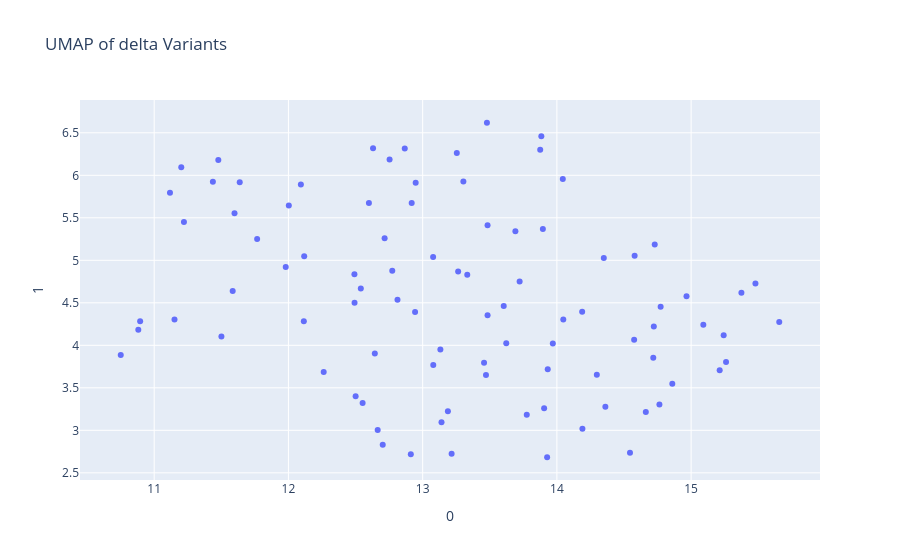
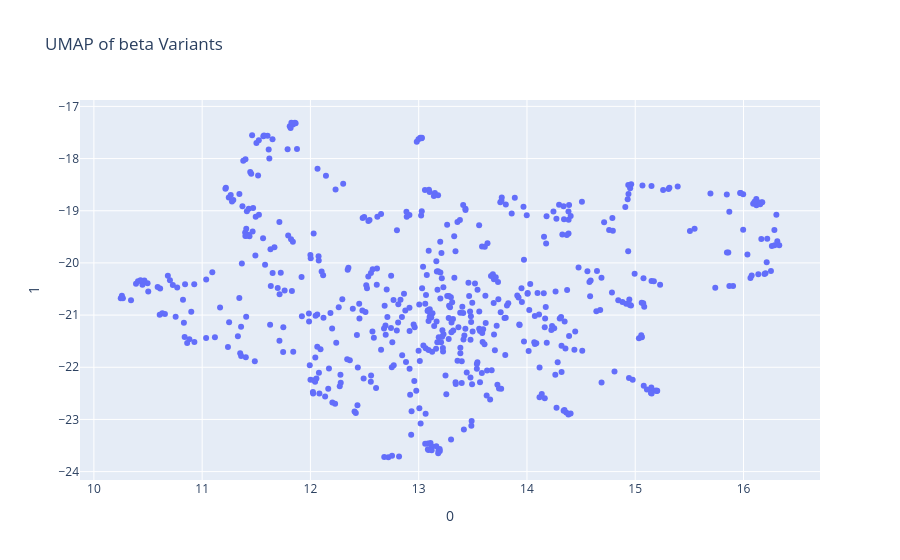
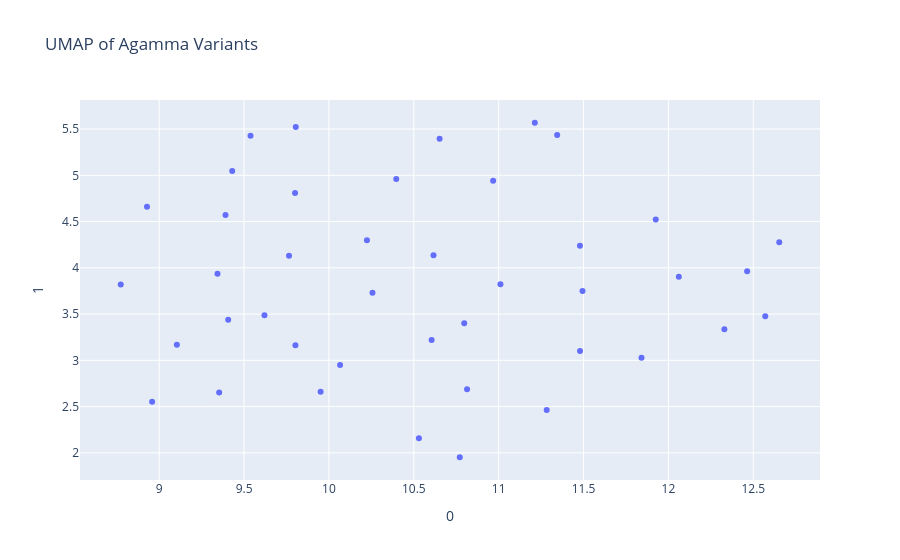
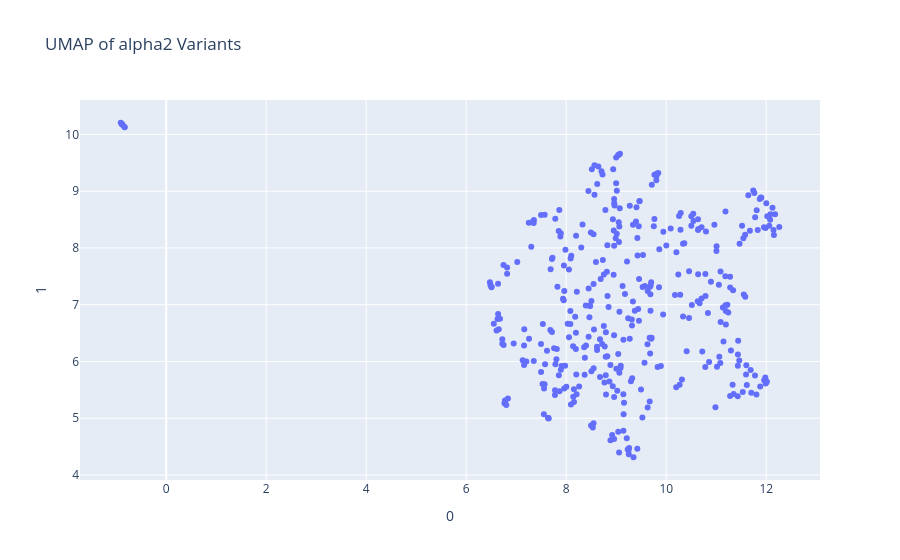

These figures' notebook cell, in order:
### Markdown cell above
### Sequence Representation

### Code cell
for emb in embeddings:
    print("----- Processing -----")
    seq_sum = np.add.reduce(embeddings[emb], axis=-1)
    print(f"Reduced {emb} to {seq_sum.shape}")
    print("Manifold Approximation...")
    umap_2d = UMAP(n_components=2)
    seq_umap = umap_2d.fit_transform(seq_sum)
    print("Plotting...")
    fig = px.scatter(seq_umap, x=0, y=1, title=f"UMAP of {emb} Variants")
    fig.show()

### Figure 1 — Plotly figure (JSON) as saved in the notebook; plotly's stock layout.template omitted (floating-point values rounded to 4 significant figures)
{"data": [{"hovertemplate": "0=%{x}<br>1=%{y}<extra></extra>", "legendgroup": "", "marker": {"color": "#636efa", "symbol": "circle"}, "mode": "markers", "name": "", "orientation": "v", "showlegend": false, "type": "scatter", "x": [13.97, 15.09, 13.48, 14.72, 12.0, 14.05, 12.26, 14.58, 13.33, 12.11, 14.19, 13.6, 12.72, 14.77, 13.13, 11.5, 14.72, 12.81, 11.58, 11.44, 10.9, 15.48, 13.62, 13.72, 11.48, 15.37, 12.7, 14.3, 11.2, 12.95, 13.46, 13.93, 12.67, 13.19, 12.12, 12.49, 12.77, 11.12, 13.3, 12.64, 13.9, 11.22, 12.63, 12.55, 10.75, 14.97, 14.54, 13.9, 10.88, 13.78, 14.86, 14.36, 13.47, 14.19, 13.48, 15.26, 13.69, 11.77, 11.98, 13.88, 13.88, 13.26, 11.6, 13.25, 14.76, 12.5, 12.09, 14.73, 12.94, 11.64, 12.49, 14.35, 12.75, 13.22, 13.08, 15.21, 12.92, 14.04, 14.66, 14.58, 12.6, 11.15, 13.14, 15.24, 12.87, 15.66, 12.91, 13.08, 13.48, 13.93, 12.54], "xaxis": "x", "y": [4.02, 4.243, 4.354, 3.854, 5.644, 4.304, 3.685, 5.055, 4.831, 4.283, 3.019, 4.464, 5.26, 4.454, 3.952, 4.103, 4.221, 4.537, 4.638, 5.923, 4.283, 4.727, 4.025, 4.751, 6.179, 4.619, 2.83, 3.654, 6.096, 5.912, 3.796, 3.719, 3.004, 3.224, 5.047, 4.501, 4.877, 5.795, 5.927, 3.905, 3.261, 5.45, 6.318, 3.321, 3.887, 4.576, 2.736, 5.368, 4.182, 3.183, 3.549, 3.276, 3.651, 4.394, 5.412, 3.802, 5.34, 5.25, 4.922, 6.3, 6.458, 4.868, 5.554, 6.262, 3.305, 3.401, 5.891, 5.186, 4.392, 5.918, 4.836, 5.028, 6.186, 2.725, 5.038, 3.706, 5.674, 5.958, 3.217, 4.067, 5.674, 4.304, 3.096, 4.117, 6.315, 4.275, 2.718, 3.768, 6.618, 2.683, 4.667], "yaxis": "y"}], "layout": {"legend": {"tracegroupgap": 0}, "title": {"text": "UMAP of delta Variants"}, "xaxis": {"anchor": "y", "domain": [0, 1], "title": {"text": "0"}}, "yaxis": {"anchor": "x", "domain": [0, 1], "title": {"text": "1"}}}}

### Figure 2 — Plotly figure (JSON) as saved in the notebook; plotly's stock layout.template omitted (floating-point values rounded to 4 significant figures; data arrays with more than 128 entries replaced by an {"elided": "..."} marker saying what was removed)
{"data": [{"hovertemplate": "0=%{x}<br>1=%{y}<extra></extra>", "legendgroup": "", "marker": {"color": "#636efa", "symbol": "circle"}, "mode": "markers", "name": "", "orientation": "v", "showlegend": false, "type": "scatter", "x": {"elided": "563 float values"}, "xaxis": "x", "y": {"elided": "563 float values"}, "yaxis": "y"}], "layout": {"legend": {"tracegroupgap": 0}, "title": {"text": "UMAP of beta Variants"}, "xaxis": {"anchor": "y", "domain": [0, 1], "title": {"text": "0"}}, "yaxis": {"anchor": "x", "domain": [0, 1], "title": {"text": "1"}}}}

### Figure 3 — Plotly figure (JSON) as saved in the notebook; plotly's stock layout.template omitted (floating-point values rounded to 4 significant figures)
{"data": [{"hovertemplate": "0=%{x}<br>1=%{y}<extra></extra>", "legendgroup": "", "marker": {"color": "#636efa", "symbol": "circle"}, "mode": "markers", "name": "", "orientation": "v", "showlegend": false, "type": "scatter", "x": [9.391, 10.77, 11.84, 10.22, 10.26, 12.46, 11.49, 8.958, 9.353, 10.81, 9.765, 10.4, 12.06, 11.48, 9.43, 9.343, 10.53, 11.21, 11.28, 12.57, 10.8, 9.8, 10.62, 12.33, 11.93, 11.01, 9.104, 11.48, 10.97, 12.65, 9.406, 9.805, 9.803, 9.538, 10.65, 10.07, 10.6, 8.773, 11.34, 9.62, 9.951, 8.928], "xaxis": "x", "y": [4.57, 1.953, 3.027, 4.299, 3.731, 3.963, 3.749, 2.553, 2.653, 2.687, 4.131, 4.959, 3.903, 4.238, 5.048, 3.937, 2.159, 5.568, 2.463, 3.476, 3.4, 4.809, 4.135, 3.336, 4.522, 3.823, 3.17, 3.101, 4.94, 4.277, 3.439, 5.522, 3.164, 5.427, 5.394, 2.949, 3.22, 3.818, 5.436, 3.488, 2.66, 4.66], "yaxis": "y"}], "layout": {"legend": {"tracegroupgap": 0}, "title": {"text": "UMAP of Agamma Variants"}, "xaxis": {"anchor": "y", "domain": [0, 1], "title": {"text": "0"}}, "yaxis": {"anchor": "x", "domain": [0, 1], "title": {"text": "1"}}}}

### Figure 4 — Plotly figure (JSON) as saved in the notebook; plotly's stock layout.template omitted (floating-point values rounded to 4 significant figures; data arrays with more than 128 entries replaced by an {"elided": "..."} marker saying what was removed)
{"data": [{"hovertemplate": "0=%{x}<br>1=%{y}<extra></extra>", "legendgroup": "", "marker": {"color": "#636efa", "symbol": "circle"}, "mode": "markers", "name": "", "orientation": "v", "showlegend": false, "type": "scatter", "x": {"elided": "374 float values"}, "xaxis": "x", "y": {"elided": "374 float values"}, "yaxis": "y"}], "layout": {"legend": {"tracegroupgap": 0}, "title": {"text": "UMAP of alpha2 Variants"}, "xaxis": {"anchor": "y", "domain": [0, 1], "title": {"text": "0"}}, "yaxis": {"anchor": "x", "domain": [0, 1], "title": {"text": "1"}}}}
